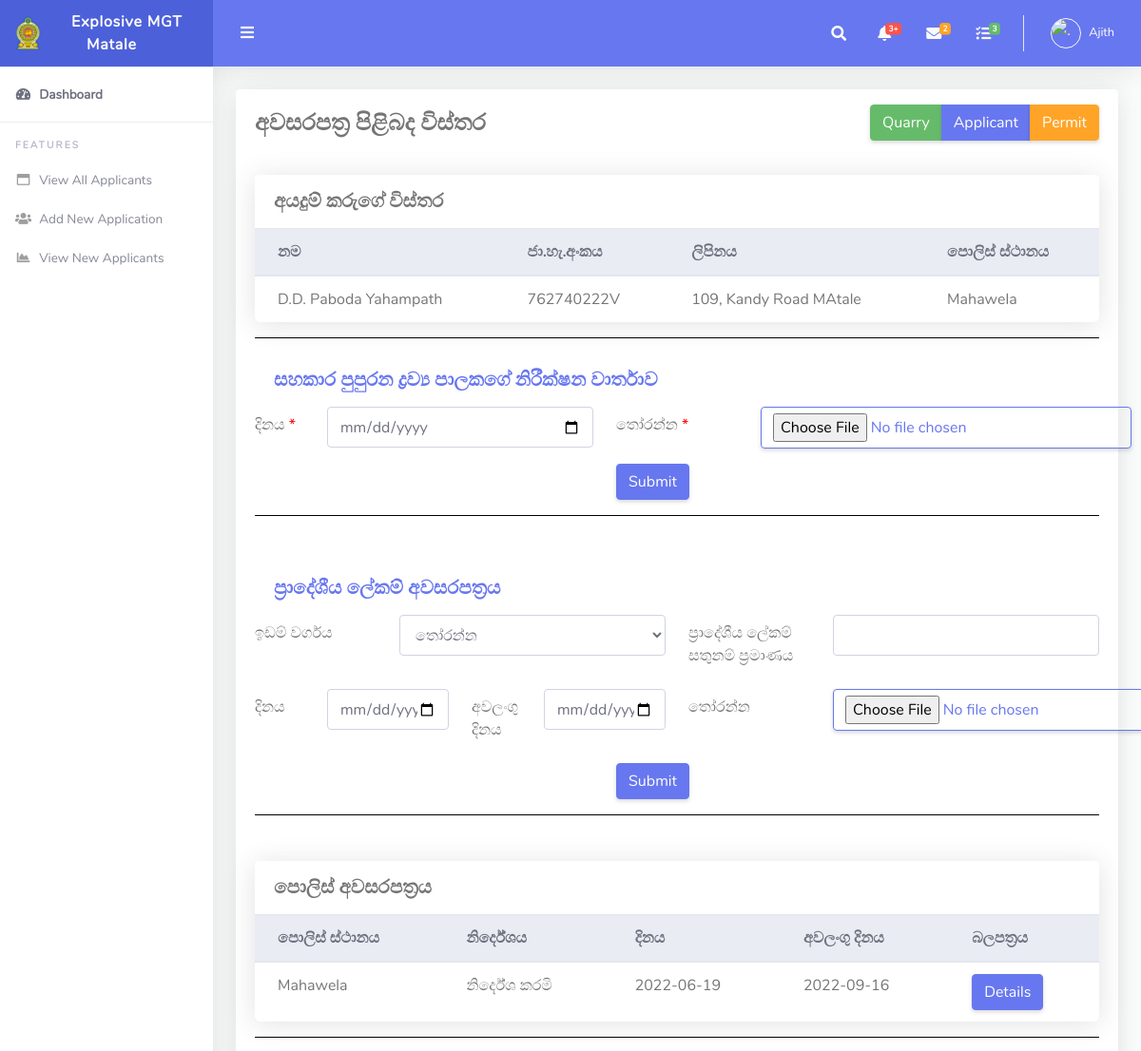
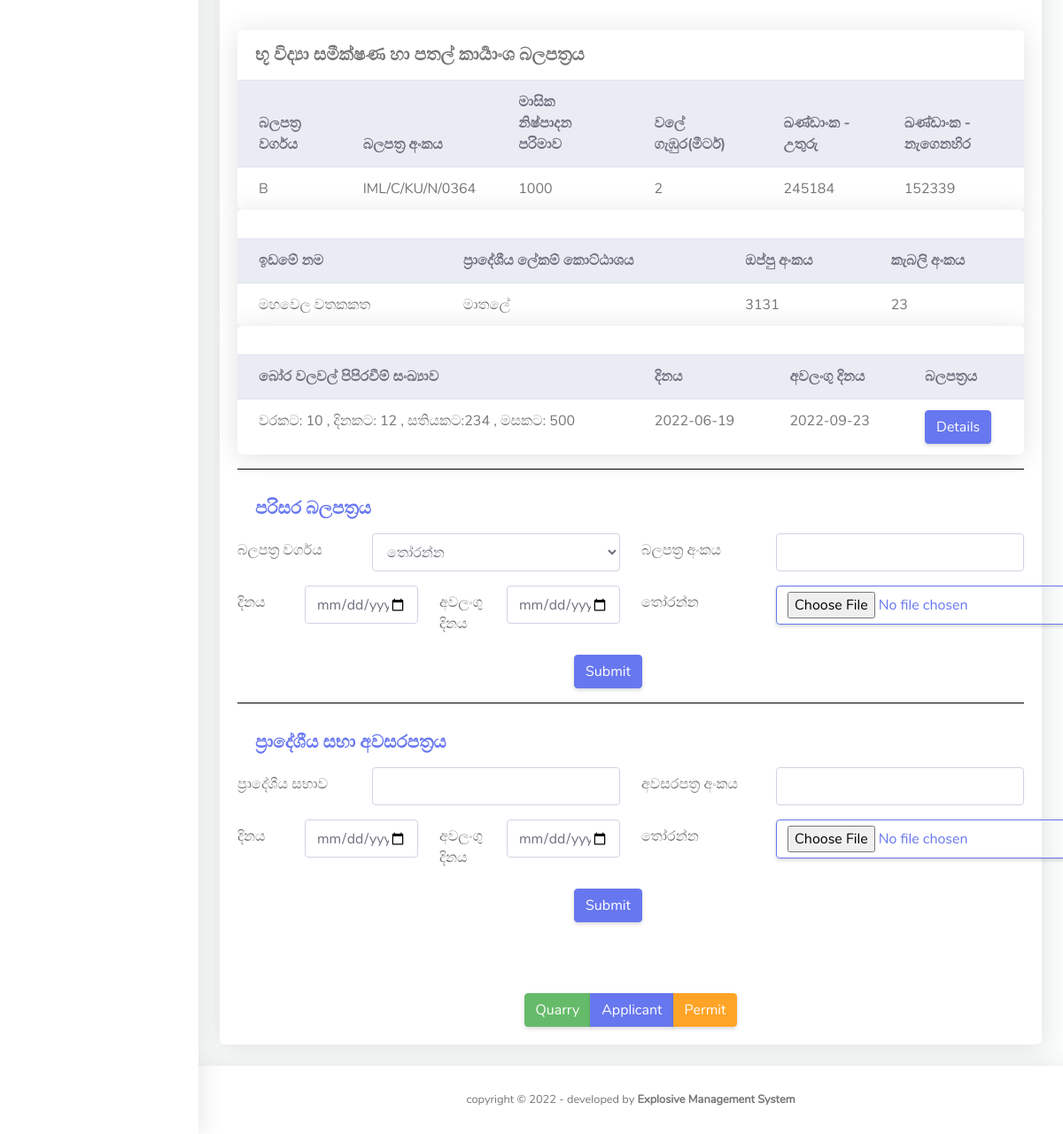
Page /users/clerk/permit_view.php?id=83&pid=96 (signed in) on the committed database (2 pictures, top to bottom).
### tables this page shows
CREATE TABLE `users` (
  `id` int(11) NOT NULL,
  `fname` varchar(255) DEFAULT NULL,
  `lname` varchar(255) DEFAULT NULL,
  `email` varchar(255) DEFAULT NULL,
  `password` varchar(300) DEFAULT NULL,
  `contactno` varchar(11) DEFAULT NULL,
  `role` varchar(50) NOT NULL,
  `file_name` varchar(500) NOT NULL,
  `uploaded_on` date DEFAULT NULL,
  `district` varchar(500) NOT NULL,
  `nic` varchar(20) DEFAULT NULL
);

CREATE TABLE `applicant` (
  `id` int(11) NOT NULL,
  `nic` varchar(15) NOT NULL,
  `fullname` varchar(75) NOT NULL,
  `addres` varchar(150) NOT NULL,
  `disignation` varchar(75) NOT NULL,
  `anualIncome` decimal(10,0) NOT NULL,
  `age` int(11) DEFAULT NULL,
  `police` varchar(25) NOT NULL,
  `date` timestamp NOT NULL DEFAULT current_timestamp() ON UPDATE current_timestamp(),
  `mobile1` varchar(10) DEFAULT NULL,
  `mobile2` varchar(10) DEFAULT NULL,
  `district` varchar(50) NOT NULL
);

CREATE TABLE `policereport` (
  `id` int(11) NOT NULL,
  `perid` int(11) DEFAULT NULL,
  `poldiv` varchar(10) NOT NULL,
  `polst` varchar(20) NOT NULL,
  `pdate` date NOT NULL,
  `stdate` timestamp NOT NULL DEFAULT current_timestamp() ON UPDATE current_timestamp(),
  `img` varchar(100) NOT NULL,
  `aplicant_id` int(11) NOT NULL,
  `edate` date DEFAULT NULL,
  `district` varchar(50) NOT NULL
);

CREATE TABLE `excavate_permit` (
  `id` int(11) NOT NULL,
  `perid` int(11) DEFAULT NULL,
  `permittype` varchar(3) NOT NULL,
  `permitno` varchar(20) NOT NULL,
  `maxqty` int(11) DEFAULT NULL,
  `depth` decimal(10,0) NOT NULL,
  `landname` varchar(50) NOT NULL,
  `lotno` int(11) DEFAULT NULL,
  `north` int(11) DEFAULT NULL,
  `east` int(11) DEFAULT NULL,
  `holespertime` varchar(10) NOT NULL,
  `blastperday` varchar(10) NOT NULL,
  `blastperweek` varchar(10) NOT NULL,
  `blastpermonth` varchar(10) NOT NULL,
  `pdate` date NOT NULL,
  `stdate` timestamp NOT NULL DEFAULT current_timestamp() ON UPDATE current_timestamp(),
  `img` varchar(100) NOT NULL,
  `aplicant_id` int(11) NOT NULL,
  `deedno` varchar(10) NOT NULL,
  `lndname` varchar(50) NOT NULL,
  `gsd` varchar(50) NOT NULL,
  `edate` date DEFAULT NULL,
  `district` varchar(50) NOT NULL
);

### users/clerk/permit_view.php (the view, shortened to what the rows shown need)
<?php
require_once('../../include/config.php');
$id = $_GET['id'];
$pid=$_GET['pid'];
$queryr = $conn->query("SELECT * from applicant WHERE id=$id");
if($queryr !== false && $queryr->num_rows > 0){
while($row=$queryr->fetch_assoc()){
$name=$row["fullname"];
$add=$row["addres"];
$nic=$row["nic"];
$police=$row["police"];
}
}
?>
<!DOCTYPE html>
<html lang="en">
<head>
  <link href="../../assets/vendor/fontawesome-free/css/all.min.css" rel="stylesheet" type="text/css">
  <link href="../../assets/vendor/bootstrap/css/bootstrap.min.css" rel="stylesheet" type="text/css">
  <link href="../../assets/css/ruang-admin.min.css" rel="stylesheet">
</head>
<body id="page-top">
  <div id="wrapper">
    <?php
   include 'include/sidebar.php';
   ?>
    <div id="content-wrapper" class="d-flex flex-column">
      <div id="content">
    <?php
		include 'include/header.php';
		?>
      <div class="container-fluid" id="container-wrapper">
      <div class="card mb-4">
      <div class="card-body">
      <div class="card">
                <div class="table-responsive">
                  <table class="table align-items-center table-flush">
                  <thead class="thead-light">
                      <tr>
                        <th>නම</th>
                        <th>ජා.හැ.අංකය</th>
                        <th>ලිපිනය</th>
                        <th>පොලිස් ස්ථානය</th>
                    </tr>
                    </thead>
                    <tbody>
                      <tr>
                        <td><?php echo $name; ?></a></td>
                        <td><?php echo $nic; ?></td>
                        <td><?php echo $add; ?></td>
                        <td><?php echo $police; ?></td>
                      </tr>
                    </tbody>
                  </table>
                </div>
          </div>
      <form action="" name="aplicant" method="post" class="signin-form" enctype="multipart/form-data">
<?php
$q2 = $conn->query("SELECT * from policereport WHERE perid = $pid");
if($q2 !== false && $q2->num_rows > 0){
while($row=$q2->fetch_assoc()){
$polst=$row['polst'];
$pdate2=$row['pdate'];
$edt2=$row['edate'];
}
?>
          <hr color="black">
          <div class="card-header py-3 d-flex flex-row align-items-center justify-content-between">
      </div>
      <div class="card">
                <div class="card-header py-3 d-flex flex-row align-items-center justify-content-between">
                <h5 class="m-0 font-weight-bold text-secondary">පොලිස් අවසරපත්‍රය</h5>
                </div>
                <div class="table-responsive">
                  <table class="table align-items-center table-flush">
                    <thead class="thead-light">
                      <tr>
                        <th>පොලිස් ස්ථානය</th>
                        <th>නිර්දේශය</th>
                        <th>දිනය</th>
                        <th>අවලංගු දිනය</th>
                        <th>බලපත්‍රය</th>
                      </tr>
                    </thead>
                    <tbody>
                    <tr>
                        <td><?php echo $police; ?></a></td>
                        <td><?php echo $polst; ?></td>
                        <td><?php echo $pdate2; ?></td>
                        <td><?php echo $edt2 ; ?></td>
                        <td><?php echo "<a href='permitimg.php?type=2&id=$id&pid=$pid' class='btn btn-primary' >Details</a>"; ?></td>
                      </tr>
                    </tbody>
                  </table>
                </div>
          </div>
            <?php } ?>
<?php
$q3 = $conn->query("SELECT * from excavate_permit WHERE perid = $pid");
if($q3 !== false && $q3->num_rows > 0){
while($row=$q3->fetch_assoc()){
$permittype=$row['permittype'];
$permitno=$row['permitno'];
$maxqty=$row['maxqty'];
$depth=$row['depth'];
$north=$row['north'];
$east=$row['east'];
$holespertime=$row['holespertime'];
$blastperday=$row['blastperday'];
$blastperweek=$row['blastperweek'];
$blastpermonth=$row['blastpermonth'];
$pdate3=$row['pdate'];
$deedno=$row['deedno'];
$lotno=$row['lotno'];
$lndname=$row['lndname'];
$gsd=$row['gsd'];
$edt3=$row['edate'];
}
?>
          <hr color="black">
          <div class="card-header py-3 d-flex flex-row align-items-center justify-content-between">
      </div>
      <div class="card">
                <div class="card-header py-3 d-flex flex-row align-items-center justify-content-between">
                <h5 class="m-0 font-weight-bold text-secondary">භූ විද්‍යා සමීක්ෂණ හා පතල් කාර්‍යාංශ බලපත්‍රය</h5>
                </div>
                <div class="table-responsive">
                  <table class="table align-items-center table-flush">
                    <thead class="thead-light">
                      <tr>
                        <th>බලපත්‍ර වර්ගය</th>
                        <th>බලපත්‍ර අංකය</th>
                        <th>මාසික නිෂ්පාදන පරිමාව</th>
                        <th>වලේ ගැඹුර(මීටර්)</th>
                        <th>ඛණ්ඩාංක - උතුරු</th>
                        <th>ඛණ්ඩාංක - නැගෙනහිර</th>
                      </tr>
                    </thead>
                    <tbody>
                      <tr>
                        <td><?php echo $permittype; ?></a></td>
                        <td><?php echo $permitno; ?></a></td>
                        <td><?php echo $maxqty; ?></a></td>
                        <td><?php echo $depth; ?></a></td>
                        <td><?php echo $north; ?></a></td>
                        <td><?php echo $east; ?></td>
                      </tr>
                    </tbody>
                  </table>
                </div>
          </div>
      <div class="card">
                <div class="card-header py-3 d-flex flex-row align-items-center justify-content-between">
                </div>
                <div class="table-responsive">
                  <table class="table align-items-center table-flush">
                    <thead class="thead-light">
                      <tr>
                        <th>ඉඩමේ නම</th>
                        <th>ප්‍රාදේශීය ලේකම් කොට්ඨාශය</th>
                        <th>ඔප්පු අංකය</th>
                        <th>කැබලි අංකය</th>
                      </tr>
                    </thead>
                    <tbody>
                      <tr>
                        <td><?php echo $lndname; ?></a></td>
                        <td><?php echo $gsd; ?></a></td>
                        <td><?php echo $deedno; ?></a></td>
                        <td><?php echo $lotno; ?></a></td>
                      </tr>
                    </tbody>
                  </table>
                </div>
          </div>
          <div class="card">
                <div class="card-header py-3 d-flex flex-row align-items-center justify-content-between">
                </div>
                <div class="table-responsive">
                  <table class="table align-items-center table-flush">
                    <thead class="thead-light">
                      <tr>
                        <th>බෝර වලවල් පිපිරවීම් සංඛ්‍යාව</th>
                        <th>දිනය</th>
                        <th>අවලංගු දිනය</th>
                        <th>බලපත්‍රය</th>
                      </tr>
                    </thead>
                    <tbody>
                      <tr>
                        <td><?php echo "වරකට: $holespertime , දිනකට: $blastperday , සතියකට:$blastperweek , මසකට: $blastpermonth"; ?></td>
                        <td><?php echo $pdate3; ?></td>
                        <td><?php echo $edt3 ; ?></td>
                        <td><?php echo "<a href='permitimg.php?type=3&id=$id&pid=$pid' class='btn btn-primary'>Details</a>"; ?></td>
                      </tr>
                    </tbody>
                  </table>
                </div>
          </div>
  <?php } ?>
<br><br>
          </div></center>
        </div>
      </div>
    </div>
  </div>
</body>
</html>

### users/clerk/include/sidebar.php (shortened to what the rows shown need)
<?php
  $uid =  $_SESSION["id"] ;
  $k = $conn->query("SELECT * from users  WHERE id = $uid ");
  if($k !== false && $k->num_rows > 0){
  while($row=$k->fetch_assoc()){
  $d=$row["district"];
    }
  }
?>
<ul class="navbar-nav sidebar sidebar-light accordion" id="accordionSidebar">
      <a class="sidebar-brand d-flex align-items-center justify-content-center" href="index.php">
        <marquee behavior="alternate" scrolldelay="400"><div class="sidebar-brand-text mx-3">Explosive MGT <?php echo $d; ?></div></marquee>
      </a>
    </ul>

### users/clerk/include/header.php (shortened to what the rows shown need)
<?php
      $uid =  $_SESSION["id"] ;
 $query5 = $conn->query("SELECT * from users  WHERE id = $uid ");
if($query5 !== false && $query5->num_rows > 0){
  while($row1=$query5->fetch_assoc()){
  $imageURL='../../assets/img/logo/'.$row1["file_name"];
  $role=$row1["fname"];
  }
}
?>
<nav class="navbar navbar-expand navbar-light bg-navbar topbar mb-4 static-top">
          <ul class="navbar-nav ml-auto">
            <li class="nav-item dropdown no-arrow">
              <a class="nav-link dropdown-toggle" href="#" id="userDropdown" role="button" data-toggle="dropdown"
                aria-haspopup="true" aria-expanded="false">
              <?php  echo "<img class='img-profile rounded-circle' id='scream' width='50' height='50'src='$imageURL' alt='.'>"; ?>
                <span class="ml-2 d-none d-lg-inline text-white small"><?php echo $role; ?></span>
              </a>
            </li>
          </ul>
        </nav>

### rows in the picture
users: district "Matale", fname "Ajith"
applicant: fullname "D.D. Paboda Yahampath", nic "762740222V", addres "109, Kandy Road MAtale", police "Mahawela"
policereport: polst "නිර්දේශ කරමි", pdate "2022-06-19", edate "2022-09-16"
excavate_permit: permittype "‍B", permitno "IML/C/KU/N/0364", maxqty "1000", depth "2", north "245184", east "152339", lndname "මහවෙල වතකකත", gsd "මාතලේ", deedno "3131", lotno "23", holespertime "10", blastperday "12", blastperweek "234", blastpermonth "500", pdate "2022-06-19", edate "2022-09-23"
